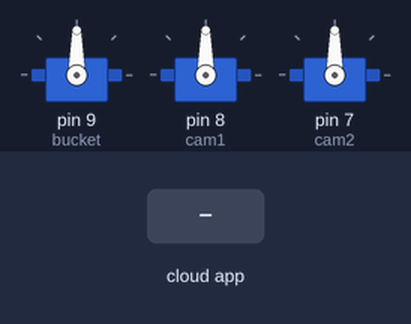
The sketch below on a simulated Arduino Uno, built with avr-gcc and run on an emulated ATmega328P. Shown: 3 × servo. The test bench sets the inputs (shaded band). The ROS host is connected and sends only what is stated.

Above: at 1.2 s.
1.3 s: the phone or cloud app sets linear.x to -100
At 2.3 s:
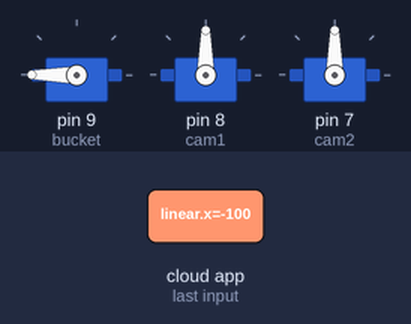
2.8 s: the phone or cloud app sets angular.z to -100
At 2.9 s:
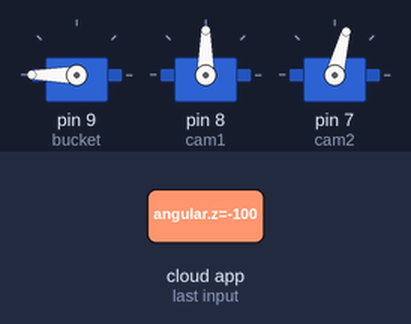
4.5 s: the phone or cloud app sets linear.x to 0
At 4.6 s:
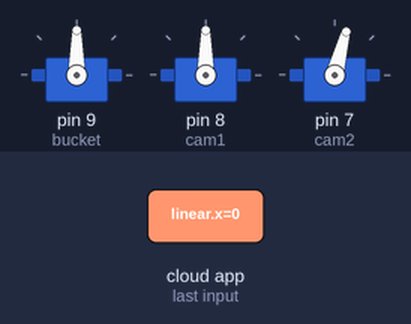
6.2 s: the phone or cloud app sets linear.x to 100
At 7.4 s:
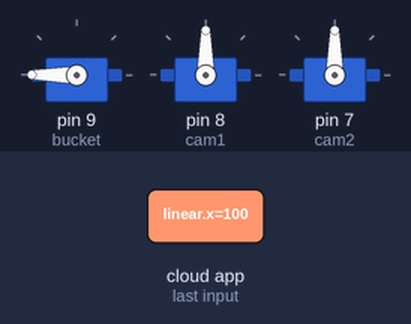
Timing chart, 0 to 8.9 s (numbered marks = the images above; inputs shaded):
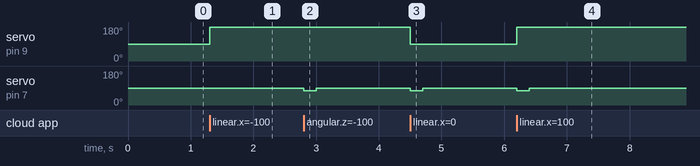

Measured:
- after the input at 1.3 s, servo on pin 9 (bucket): 90° → 180° at once
- after the input at 2.8 s, servo on pin 7 (cam2): 90° → 75° at once, → 90° 0.20 s later
- after the input at 4.5 s, servo on pin 9 (bucket): 180° → 90° at once; servo on pin 7 (cam2): 90° → 75° at once, → 90° 0.20 s later
- after the input at 6.2 s, servo on pin 9 (bucket): 90° → 180° at once; servo on pin 7 (cam2): 90° → 75° at once, → 90° 0.20 s later

The sketch:

ldmega.ino
```cpp
#include <ros.h>
#include <geometry_msgs/Twist.h>
#include <Servo.h>

Servo bucket;
Servo cam1;
Servo cam2;

ros::NodeHandle nh;

geometry_msgs::Twist feedback;
ros::Publisher pub("ldmega_feedback", &feedback);

void callback(const geometry_msgs::Twist& msg){
  float bucket_f = msg.linear.x;
  float bucket_b = msg.linear.y;
  float cam1_f = msg.linear.z;
  float cam1_b = msg.angular.x;
  float cam2_f = msg.angular.y;
  float cam2_b = msg.angular.z;

  feedback.linear.x = 0;
  feedback.linear.y = 0;
  feedback.linear.z = 0;
  feedback.angular.x = 0;
  feedback.angular.y = 0;
  feedback.angular.z = 0;

  if(bucket_f){
    bucket.write(180);
    feedback.linear.x = 1;}
  else if(bucket_b){
    bucket.write(0);
    feedback.linear.y = 1;}
  else
    bucket.write(90);

  if(cam1_f){
    cam1.write(105);
    delay(200);
    cam1.write(90);
    feedback.linear.z = 1;
  }
  else if(cam1_b){
    cam1.write(75);
    delay(200);
    cam1.write(90);
    feedback.angular.x = 1;
  }
  else
    cam1.write(90);

  if(cam2_f){
    cam2.write(105);
    delay(200);
    cam2.write(90);
    feedback.angular.y = 1;
  }
  else if(cam2_b){
    cam2.write(75);
    delay(200);
    cam2.write(90);
    feedback.angular.z = 1;
  }
  else
    cam2.write(90);

  pub.publish(&feedback);
}

ros::Subscriber<geometry_msgs::Twist> sub("ldmega", callback);

void setup(){
  nh.initNode();
  nh.subscribe(sub);
  nh.advertise(pub);
  bucket.attach(9);
  cam1.attach(8);
  cam2.attach(7);
}

void loop(){
  nh.spinOnce();
}
```
